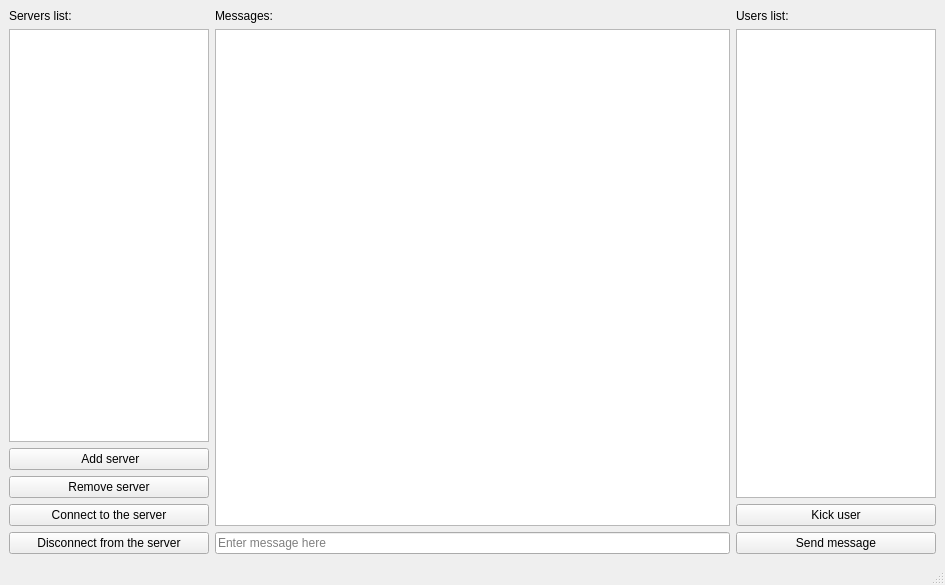
<?xml version="1.0" encoding="UTF-8"?>
<ui version="4.0">
 <class>chatwindow</class>
 <widget class="QMainWindow" name="chatwindow">
  <property name="geometry">
   <rect>
    <x>0</x>
    <y>0</y>
    <width>945</width>
    <height>585</height>
   </rect>
  </property>
  <property name="windowTitle">
   <string>SimpleSocketChat client</string>
  </property>
  <widget class="QWidget" name="centralwidget">
   <layout class="QHBoxLayout" name="horizontalLayout">
    <item>
     <layout class="QVBoxLayout" name="verticalLayout">
      <item>
       <widget class="QLabel" name="label">
        <property name="text">
         <string>Servers list:</string>
        </property>
       </widget>
      </item>
      <item>
       <widget class="QListWidget" name="serversList">
        <property name="maximumSize">
         <size>
          <width>200</width>
          <height>16777215</height>
         </size>
        </property>
       </widget>
      </item>
      <item>
       <widget class="QPushButton" name="addButton">
        <property name="maximumSize">
         <size>
          <width>200</width>
          <height>16777215</height>
         </size>
        </property>
        <property name="text">
         <string> Add server</string>
        </property>
       </widget>
      </item>
      <item>
       <widget class="QPushButton" name="removeButton">
        <property name="maximumSize">
         <size>
          <width>200</width>
          <height>16777215</height>
         </size>
        </property>
        <property name="text">
         <string>Remove server</string>
        </property>
       </widget>
      </item>
      <item>
       <widget class="QPushButton" name="connectButton">
        <property name="maximumSize">
         <size>
          <width>200</width>
          <height>16777215</height>
         </size>
        </property>
        <property name="text">
         <string>Connect to the server</string>
        </property>
       </widget>
      </item>
      <item>
       <widget class="QPushButton" name="disconnectButton">
        <property name="maximumSize">
         <size>
          <width>200</width>
          <height>16777215</height>
         </size>
        </property>
        <property name="text">
         <string>Disconnect from the server</string>
        </property>
       </widget>
      </item>
     </layout>
    </item>
    <item>
     <layout class="QVBoxLayout" name="verticalLayout_3">
      <item>
       <widget class="QLabel" name="label_3">
        <property name="text">
         <string>Messages:</string>
        </property>
       </widget>
      </item>
      <item>
       <widget class="QPlainTextEdit" name="chatText"/>
      </item>
      <item>
       <widget class="QLineEdit" name="messageLineEdit">
        <property name="text">
         <string/>
        </property>
        <property name="placeholderText">
         <string>Enter message here</string>
        </property>
       </widget>
      </item>
     </layout>
    </item>
    <item>
     <layout class="QVBoxLayout" name="verticalLayout_2">
      <item>
       <widget class="QLabel" name="label_2">
        <property name="text">
         <string>Users list:</string>
        </property>
       </widget>
      </item>
      <item>
       <widget class="QListWidget" name="usersList">
        <property name="maximumSize">
         <size>
          <width>200</width>
          <height>16777215</height>
         </size>
        </property>
       </widget>
      </item>
      <item>
       <widget class="QPushButton" name="kickButton">
        <property name="maximumSize">
         <size>
          <width>200</width>
          <height>16777215</height>
         </size>
        </property>
        <property name="text">
         <string>Kick user</string>
        </property>
       </widget>
      </item>
      <item>
       <widget class="QPushButton" name="sendButton">
        <property name="maximumSize">
         <size>
          <width>200</width>
          <height>16777215</height>
         </size>
        </property>
        <property name="text">
         <string>Send message</string>
        </property>
       </widget>
      </item>
     </layout>
    </item>
   </layout>
  </widget>
  <widget class="QStatusBar" name="statusBar"/>
 </widget>
 <resources/>
 <connections/>
</ui>
